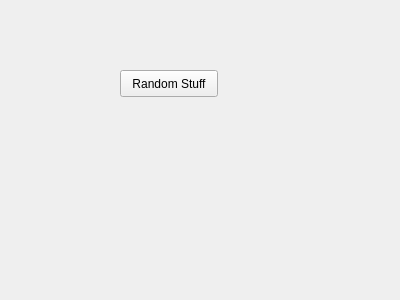
<?xml version="1.0" encoding="UTF-8"?>
<ui version="4.0">
 <class>Form</class>
 <widget class="QWidget" name="Form">
  <property name="geometry">
   <rect>
    <x>0</x>
    <y>0</y>
    <width>400</width>
    <height>300</height>
   </rect>
  </property>
  <property name="windowTitle">
   <string>Form</string>
  </property>
  <widget class="QPushButton" name="Test">
   <property name="geometry">
    <rect>
     <x>120</x>
     <y>70</y>
     <width>98</width>
     <height>27</height>
    </rect>
   </property>
   <property name="text">
    <string>Random Stuff</string>
   </property>
  </widget>
 </widget>
 <resources/>
 <connections/>
</ui>
